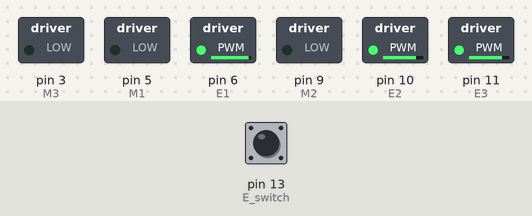
Bench run of a sketch on a simulated Arduino Uno, built with avr-gcc and run on an emulated ATmega328P. Shown: switched loads named in the sketch (green lamp = pin HIGH). Inputs (shaded band) come from the test bench; at power-on: pin 13 (E_switch) HIGH.

Above: at 1.7 s.
1.8 s: pin 13 (E_switch) pulled LOW for 0.15 s
At 1.87 s:
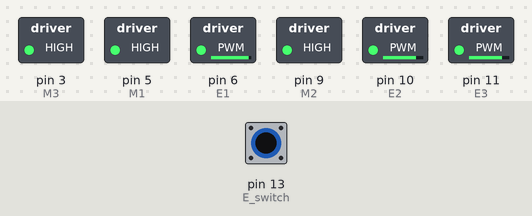
3.4 s: pin 13 (E_switch) pulled LOW for 3.2 s
At 7.6 s:
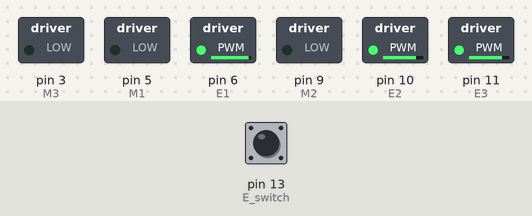
Timing chart, 0 to 9.1 s (numbered marks = the images above; inputs shaded):
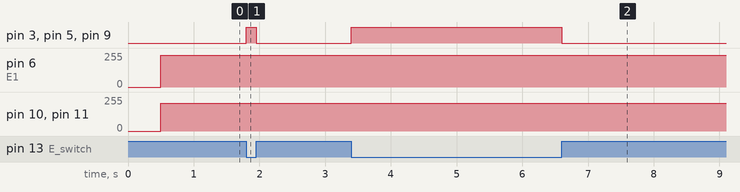

Measured:
- after the input at 1.8 s, pin 3 (M3), pin 5 (M1), pin 9 (M2): LOW → HIGH at once, → LOW 0.15 s later
- after the input at 3.4 s, pin 3 (M3), pin 5 (M1), pin 9 (M2): LOW → HIGH at once, → LOW 3.2 s later

The sketch:

motor.ino
```cpp
int E1 = 6;
int M1 = 5;
int E2 = 10;
int M2 = 9;
int E3 = 11;
int M3 = 3;
int E_switch = 13; //switches between "GND" & "3.3V"

void setup()
{
    pinMode(M1, OUTPUT);
    pinMode(E1, OUTPUT);
    pinMode(M2, OUTPUT);
    pinMode(E2, OUTPUT);
    pinMode(M3, OUTPUT);
    pinMode(E3, OUTPUT);
    pinMode(E_switch, INPUT);
    delay(500);
}

void loop()
{
    int ll = 1;
    ll = digitalRead(E_switch);
    if (ll == 0) //GND
    {
      analogWrite(E1,240);
      analogWrite(E2,210);
      analogWrite(E3,210);
      digitalWrite(M1, HIGH);   //PWM Speed Control
      digitalWrite(M2, HIGH);   //PWM Speed Control
      digitalWrite(M3, HIGH);   //PWM Speed Control
      //delay(2000); //wait for 2 sec
    }
    else //3.3V
    {
      analogWrite(E1,240); //255 max; 50 min
      analogWrite(E2,210); //255 max; 50 min
      analogWrite(E3,210); //255 max; 50 min
      analogWrite(M1, LOW);   //PWM Speed Control
      analogWrite(M2, LOW);   //PWM Speed Control
      analogWrite(M3, LOW);   //PWM Speed Control
      //delay(6000);
    }

}
```
